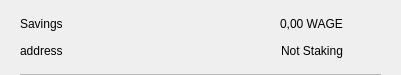
<?xml version="1.0" encoding="UTF-8"?>
<ui version="4.0">
 <class>CSRow</class>
 <widget class="QWidget" name="CSRow">
  <property name="geometry">
   <rect>
    <x>0</x>
    <y>0</y>
    <width>401</width>
    <height>75</height>
   </rect>
  </property>
  <property name="windowTitle">
   <string>Form</string>
  </property>
  <layout class="QVBoxLayout" name="verticalLayout">
   <property name="spacing">
    <number>0</number>
   </property>
   <property name="leftMargin">
    <number>20</number>
   </property>
   <property name="topMargin">
    <number>10</number>
   </property>
   <property name="rightMargin">
    <number>20</number>
   </property>
   <property name="bottomMargin">
    <number>0</number>
   </property>
   <item>
    <widget class="QWidget" name="info" native="true">
     <property name="minimumSize">
      <size>
       <width>0</width>
       <height>0</height>
      </size>
     </property>
     <layout class="QHBoxLayout" name="horizontalLayout_3">
      <property name="leftMargin">
       <number>0</number>
      </property>
      <property name="topMargin">
       <number>0</number>
      </property>
      <property name="rightMargin">
       <number>0</number>
      </property>
      <property name="bottomMargin">
       <number>10</number>
      </property>
      <item>
       <widget class="QWidget" name="container" native="true">
        <property name="minimumSize">
         <size>
          <width>0</width>
          <height>0</height>
         </size>
        </property>
        <layout class="QVBoxLayout" name="verticalLayout_2">
         <property name="spacing">
          <number>0</number>
         </property>
         <property name="leftMargin">
          <number>0</number>
         </property>
         <property name="topMargin">
          <number>0</number>
         </property>
         <property name="rightMargin">
          <number>0</number>
         </property>
         <property name="bottomMargin">
          <number>0</number>
         </property>
         <item>
          <layout class="QHBoxLayout" name="horizontalLayout">
           <item>
            <widget class="QLabel" name="labelName">
             <property name="text">
              <string>Savings</string>
             </property>
            </widget>
           </item>
           <item>
            <spacer name="horizontalSpacer">
             <property name="orientation">
              <enum>Qt::Horizontal</enum>
             </property>
             <property name="sizeHint" stdset="0">
              <size>
               <width>40</width>
               <height>20</height>
              </size>
             </property>
            </spacer>
           </item>
           <item>
            <widget class="QLabel" name="labelAmount">
             <property name="text">
              <string>0,00 WAGE</string>
             </property>
            </widget>
           </item>
          </layout>
         </item>
         <item>
          <layout class="QHBoxLayout" name="horizontalLayout_2">
           <item>
            <widget class="QLabel" name="labelAddress">
             <property name="text">
              <string>address</string>
             </property>
            </widget>
           </item>
           <item>
            <spacer name="horizontalSpacer_2">
             <property name="orientation">
              <enum>Qt::Horizontal</enum>
             </property>
             <property name="sizeHint" stdset="0">
              <size>
               <width>40</width>
               <height>20</height>
              </size>
             </property>
            </spacer>
           </item>
           <item>
            <widget class="QLabel" name="labelStaking">
             <property name="text">
              <string>Not Staking</string>
             </property>
            </widget>
           </item>
          </layout>
         </item>
        </layout>
       </widget>
      </item>
      <item alignment="Qt::AlignHCenter|Qt::AlignVCenter">
       <widget class="QPushButton" name="pushButtonMenu">
        <property name="minimumSize">
         <size>
          <width>24</width>
          <height>24</height>
         </size>
        </property>
        <property name="maximumSize">
         <size>
          <width>32</width>
          <height>32</height>
         </size>
        </property>
        <property name="focusPolicy">
         <enum>Qt::NoFocus</enum>
        </property>
        <property name="styleSheet">
         <string notr="true">border:none; background-color:transparent;</string>
        </property>
        <property name="text">
         <string/>
        </property>
        <property name="icon">
         <iconset>
          <normaloff>://ic-menu-hover</normaloff>://ic-menu-hover</iconset>
        </property>
        <property name="iconSize">
         <size>
          <width>24</width>
          <height>24</height>
         </size>
        </property>
       </widget>
      </item>
     </layout>
    </widget>
   </item>
   <item>
    <widget class="QLabel" name="lblDivisory">
     <property name="minimumSize">
      <size>
       <width>0</width>
       <height>1</height>
      </size>
     </property>
     <property name="maximumSize">
      <size>
       <width>16777215</width>
       <height>1</height>
      </size>
     </property>
     <property name="styleSheet">
      <string notr="true">background-color:#bababa;</string>
     </property>
     <property name="text">
      <string/>
     </property>
     <property name="alignment">
      <set>Qt::AlignBottom|Qt::AlignLeading|Qt::AlignLeft</set>
     </property>
    </widget>
   </item>
  </layout>
 </widget>
 <resources/>
 <connections/>
</ui>
